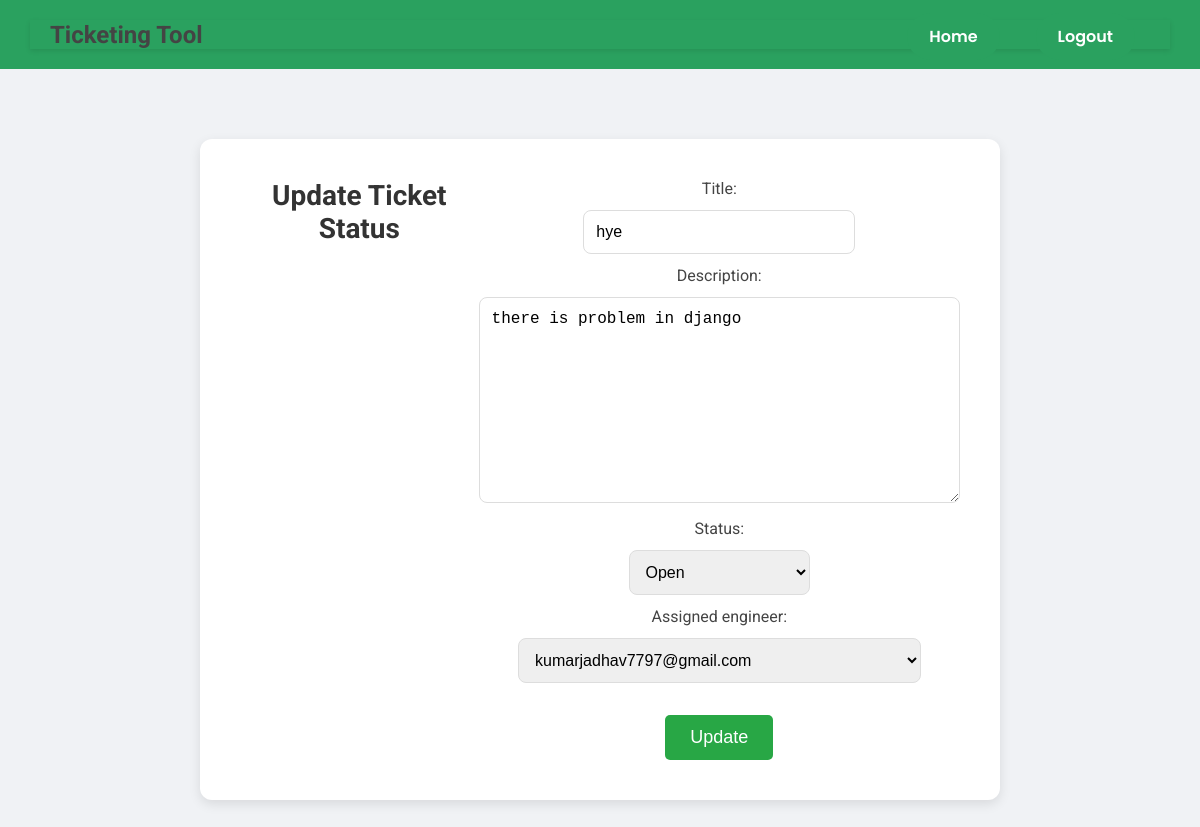
The app's page /tickets/ticket/1/update_status/ (signed in) with its own data.
### tickets/models.py (models this page shows, shortened)
class Ticket(models.Model):
    STATUS_CHOICES = [
        ('open', 'Open'),
        ('in_progress', 'In Progress'),
        ('closed', 'Closed'),
    ]
    title = models.CharField(max_length=255)
    description = models.TextField()
    status = models.CharField(max_length=20, choices=STATUS_CHOICES, default='open')
    creator = models.ForeignKey(settings.AUTH_USER_MODEL, on_delete=models.CASCADE, related_name='created_tickets')
    assigned_engineer = models.ForeignKey(settings.AUTH_USER_MODEL, on_delete=models.CASCADE, related_name='assigned_tickets', blank=True, null=True)
    creation_timestamp = models.DateTimeField(auto_now_add=True)

### tickets/views.py (the view)
# urls.py: path('ticket/<int:ticket_id>/update_status/', update_ticket_status, name='update_ticket_status'),
@login_required
def update_ticket_status(request, ticket_id):
    if not request.user.is_engineer:
        return redirect('ticket_list')
    ticket = get_object_or_404(Ticket, pk=ticket_id)
    if request.method == 'POST':
        form = TicketForm(request.POST, instance=ticket)
        if form.is_valid():
            form.save()
            return HttpResponseRedirect(reverse('ticket_detail', args=[ticket_id]))
    else:
        form = TicketForm(instance=ticket)
    return render(request, 'tickets/update_ticket_status.html', {'form': form, 'ticket': ticket})

### tickets/forms.py
class TicketForm(forms.ModelForm):
    class Meta:
        model = Ticket
        fields = ['title', 'description', 'status', 'assigned_engineer']

### tickets/templates/tickets/update_ticket_status.html (shortened to what this page needs)
{% extends 'base_generic.html' %}
{% load static %}
{% block content %}
    <link rel="stylesheet" href="{% static 'tickets/update_ticket.css' %}">
    <div class="form-container">
        <div class="container">
            <h2>Update Ticket Status</h2>
            <form method="post">
                {{ form.as_p }}
                <button type="submit">Update</button>
            </form>
        </div>
    </div>
{% endblock %}

### static/tickets/signup.css (style rules this page uses)
* { box-sizing: border-box; }
body { margin: 0; font-family: 'Poppins', Arial, Helvetica, sans-serif; font-size: 16px; font-weight: 400; color: #666666; background-image: url('https://wallpapercave.com/wp/s0nLOnC.jpg'); background-size: cover; background-position: center; }
.container { position: relative; width: 100%; max-width: 1000px; height: auto; display: flex; background: #ffffff; box-shadow: 0 0 5px #999999; }
* { box-sizing: border-box; margin: 0; padding: 0; }
body { margin: 0; font-family: 'Poppins', Arial, Helvetica, sans-serif; font-size: 16px; font-weight: 400; color: #666666; background: #eaeff4; }

### static/tickets/update_ticket.css (style rules this page uses)
* { box-sizing: border-box; }
body { margin: 0; font-family: 'Roboto', Arial, Helvetica, sans-serif; font-size: 16px; font-weight: 400; color: #444; background: #f0f2f5; }
.form-container { display: flex; align-items: center; justify-content: center; min-height: 100vh; }
.container { width: 100%; max-width: 800px; background: #ffffff; padding: 40px; border-radius: 12px; box-shadow: 0 4px 12px rgba(0, 0, 0, 0.1); text-align: center; margin: 20px; }
h2 { font-size: 28px; color: #333; margin-bottom: 25px; font-weight: 700; }
form { display: flex; flex-direction: column; align-items: center; }
form button { margin-top: 20px; padding: 12px 25px; font-size: 18px; color: #fff; background-color: #28a745; border: none; border-radius: 5px; cursor: pointer; transition: background-color 0.3s ease; }
form input, form select, form textarea { width: 100%; max-width: 500px; padding: 12px; margin: 12px 0; border: 1px solid #ddd; border-radius: 8px; font-size: 16px; outline: none; transition: border-color 0.3s ease; }

### records on screen
Ticket: title "hye", description "there is problem in django", status "Open", assigned_engineer "kumarjadhav7797@gmail.com"
